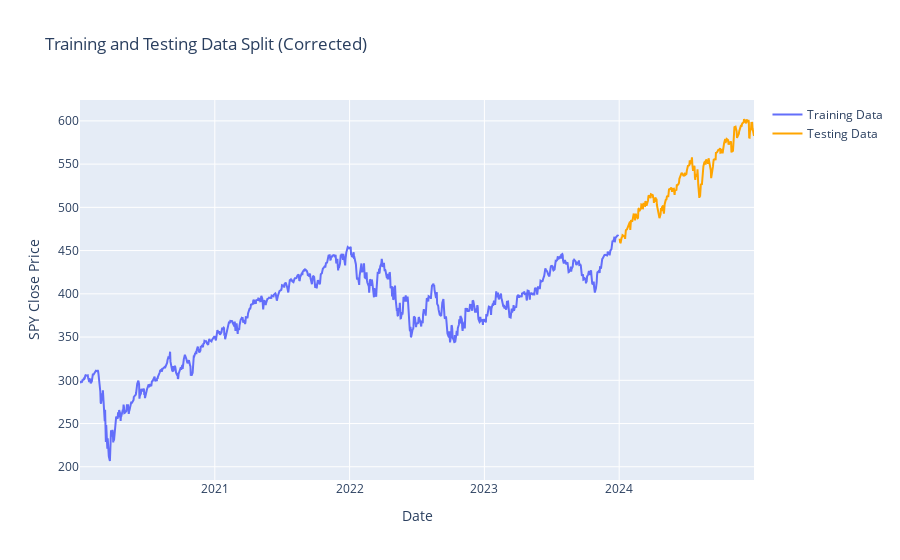

The code cell stored with this chart in its notebook:
### Code cell
# --- Split the Data into Training and Testing Sets (Corrected) ---

# Your logic is correct. We'll use 2020-2023 for training and 2024 for testing.
split_date = '2024-01-01'

train_df = df.loc[df.index < split_date].copy()
test_df = df.loc[df.index >= split_date].copy()

# Plot the split to visualize what we've done
fig = go.Figure()
fig.add_trace(go.Scatter(x=train_df.index, y=train_df['Close'], mode='lines', name='Training Data'))
fig.add_trace(go.Scatter(x=test_df.index, y=test_df['Close'], mode='lines', name='Testing Data', line=dict(color='orange')))
fig.update_layout(title='Training and Testing Data Split (Corrected)', xaxis_title='Date', yaxis_title='SPY Close Price')
fig.show()

print(f"Training data contains {train_df.shape[0]} observations.")
print(f"Testing data contains {test_df.shape[0]} observations.")

### Figure 1 — Plotly figure (JSON) as saved in the notebook; plotly's stock layout.template omitted (floating-point values rounded to 4 significant figures; data arrays with more than 128 entries replaced by an {"elided": "..."} marker saying what was removed)
{"data": [{"mode": "lines", "name": "Training Data", "type": "scatter", "x": {"elided": "1006 str values"}, "y": {"elided": "1006 float values"}}, {"line": {"color": "orange"}, "mode": "lines", "name": "Testing Data", "type": "scatter", "x": {"elided": "252 str values"}, "y": {"elided": "252 float values"}}], "layout": {"title": {"text": "Training and Testing Data Split (Corrected)"}, "xaxis": {"title": {"text": "Date"}}, "yaxis": {"title": {"text": "SPY Close Price"}}}}
